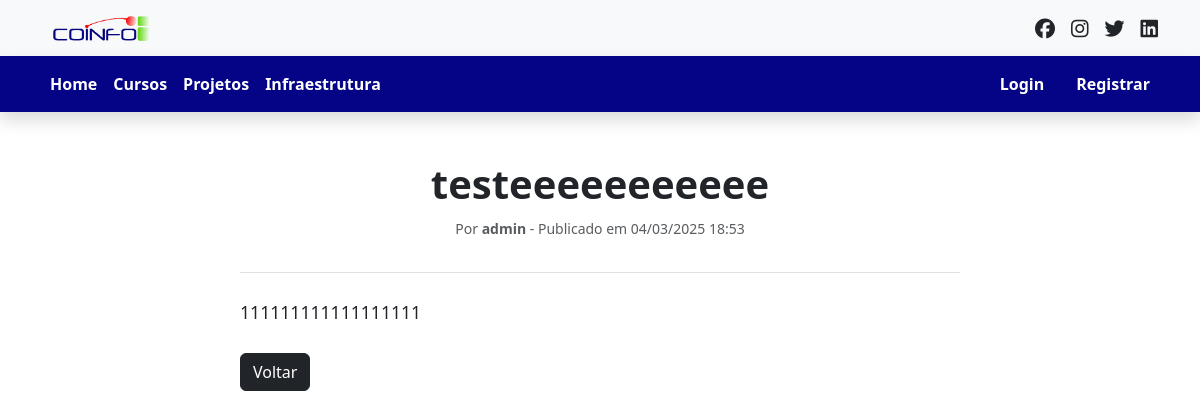
The app's page /noticia/10/ with its own data.
### sistema/models.py (models this page shows, shortened)
class Noticia(models.Model):
    STATUS_CHOICES = [
        ('rascunho', 'Rascunho'),
        ('publicado', 'Publicado'),
    ]
    ATIVACAO_CHOICES = [
        ('ativada', 'Ativada'),
        ('desativada', 'Desativada'),
    ]
    titulo = models.CharField(max_length=255)
    conteudo = models.TextField()
    autor = models.ForeignKey(User, on_delete=models.CASCADE)
    data_publicacao = models.DateTimeField(auto_now_add=True)
    status = models.CharField(max_length=10, choices=STATUS_CHOICES, default='rascunho')
    ativacao = models.CharField(max_length=10, choices=ATIVACAO_CHOICES, default='ativada')

### sistema/views.py (the view)
# urls.py: path('noticia/<int:pk>/', views.detalhe_noticia, name='detalhe_noticia'),
def detalhe_noticia(request, pk):
    noticia = get_object_or_404(Noticia, pk=pk)
    return render(request, 'noticias/detalhe.html', {'noticia': noticia})

### sistema/templates/noticias/detalhe.html
{% extends 'base.html' %}
{% load static %}
{% block content %}
<div class="container mt-5">
    <div class="row justify-content-center">
        <div class="col-lg-8">
            <article class="border-bottom pb-3 mb-4">
                <h1 class="fw-bold text-center">{{ noticia.titulo }}</h1>
                <p class="text-muted text-center">
                    <small>Por <strong>{{ noticia.autor }}</strong> - Publicado em {{ noticia.data_publicacao|date:"d/m/Y H:i" }}</small>
                </p>
            </article>
            <div class="text-justify" style="font-size: 1.1rem; line-height: 1.8;">
                {{ noticia.conteudo|safe }}
            </div>
            <div class="mt-4">
                <a href="{% url 'home' %}" class="btn btn-dark">Voltar</a>
            </div>
        </div>
    </div>
</div>
{% endblock %}

### static/css/style.css (style rules this page uses)
* { margin: 0; padding: 0; box-sizing: border-box; }

### records on screen
Noticia: titulo "testeeeeeeeeeee", autor "admin", data_publicacao "04/03/2025 18:53", conteudo "111111111111111111"
